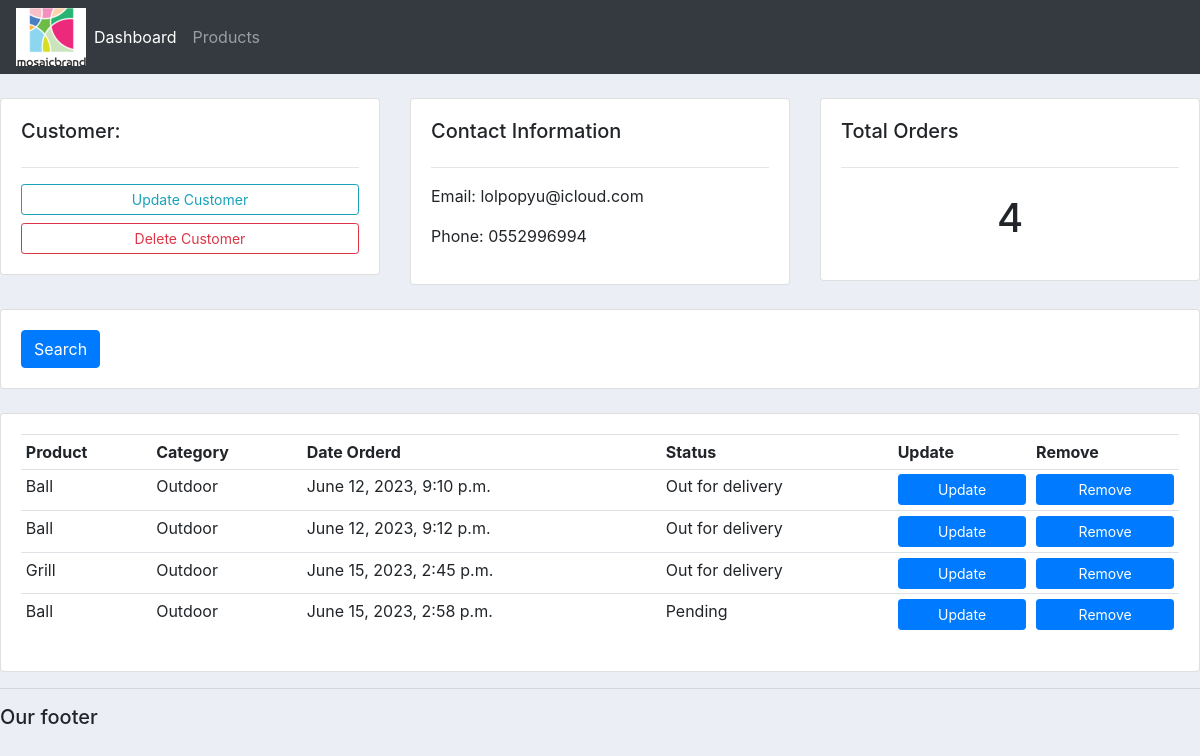
Screenshot of /customers/1/ with the database file from the repository.
### accounts/models.py (models this page shows, shortened)
class Customer(models.Model):
    name = models.CharField(max_length=200, null=True)
    email = models.EmailField(max_length=200, null=True)
    phone = models.CharField(max_length=200, null=True)
    created_at = models.DateTimeField(auto_now_add=True)
    updated_at = models.DateTimeField(auto_now=True)

class Order(models.Model):
    STATUS = (
        ('Pending', 'Pending'),
        ('Out for delivery', 'Out for delivery'),
        ('Delivered', 'Delivered'),
    )
    customer = models.ForeignKey(Customer, null=True, on_delete=models.SET_NULL)
    product = models.ForeignKey(Product, null=True, on_delete=models.SET_NULL)
    date_created = models.DateTimeField(auto_now_add=True)
    status = models.CharField(max_length=200, null=True, choices=STATUS)
    note = models.CharField(max_length=200, null=True)

class Product(models.Model):
    CATEGORY = (
        ('Indoor', 'Indoor'),
        ('Outdoor', 'Outdoor'),
    )
    name = models.CharField(max_length=200, null=True)
    price = models.FloatField(null=True)
    category = models.CharField(max_length=200, null=True, choices=CATEGORY)
    description = models.CharField(max_length=200, null=True,blank=True)
    tag = models.ManyToManyField(tag)
    created_at = models.DateTimeField(auto_now_add=True)
    updated_at = models.DateTimeField(auto_now=True)
    def __str__(self):
        return self.name

### accounts/views.py (the view)
# urls.py: path('customers/<str:pk>/', views.customers,name ='customers'),
def customers(request,pk):
    customer = Customer.objects.get(id=pk)
    orders = customer.order_set.all()
    total_orders = customer.order_set.all().count()
    context = {'customer': customer, 'orders': orders, 'total_orders': total_orders}
    return render(request,"accounts/customers.html",context)

### accounts/templates/accounts/customers.html
{% extends 'accounts/Main.html' %}
{% block content %}
<br>
<div class="row">
   <div class="col-md">
      <div class="card card-body">
         <h5>Customer:</h5>
         <hr>
         <a class="btn btn-outline-info btn-sm btn-block" href="">Update
         Customer</a>
         <a class="btn btn-outline-danger btn-sm btn-block" href="">Delete
         Customer</a>
      </div>
   </div>
   <div class="col-md">
      <div class="card card-body">
         <h5>Contact Information</h5>
         <hr>
         <p>Email: {{customer.email}} </p>
         <p>Phone: {{customer.phone}} </p>
      </div>
   </div>
   <div class="col-md">
      <div class="card card-body">
         <h5>Total Orders</h5>
         <hr>
         <h1 style="text-align: center; padding: 10px">{{ total_orders }}</h1>
      </div>
   </div>
</div>
<br>
<div class="row">
   <div class="col">
      <div class="card card-body">
         <form method="get">
            <button class="btn btn-primary" type="submit">Search</button>
         </form>
      </div>
   </div>
</div>
<br>
<div class="row">
   <div class="col-md">
      <div class="card card-body">
         <table class="table table-sm">
            <tr>
               <th>Product</th>
               <th>Category</th>
               <th>Date Orderd</th>
               <th>Status</th>
               <th>Update</th>
               <th>Remove</th>
               {% for order in orders %}
               <tr>
                  <td>{{ order.product }}</td>
                  <td>{{ order.product.category }}</td>
                  <td>{{ order.date_created }}</td>
                  <td>{{ order.status }}</td>
                  <td><a class="btn btn-primary btn-sm btn-block" href="">Update</a></td>
                  <td><a class="btn btn-primary btn-sm btn-block" href="">Remove</a></td>
               </tr>
               {% endfor %}
            </tr>
         </table>
      </div>
   </div>
</div>
{% endblock %}

### static/css/Main.css (style rules this page uses)
body { background-color: #ebeff5; }

### rows the page displays
Customer: email "lolpopyu@icloud.com", phone "0552996994"
Order: product "Ball", product.category "Outdoor", date_created "June 12, 2023, 9:10 p.m.", status "Out for delivery"
Order: product "Ball", product.category "Outdoor", date_created "June 12, 2023, 9:12 p.m.", status "Out for delivery"
Order: product "Grill", product.category "Outdoor", date_created "June 15, 2023, 2:45 p.m.", status "Out for delivery"
Order: product "Ball", product.category "Outdoor", date_created "June 15, 2023, 2:58 p.m.", status "Pending"

### other values shown
{{ total_orders }} "4"
